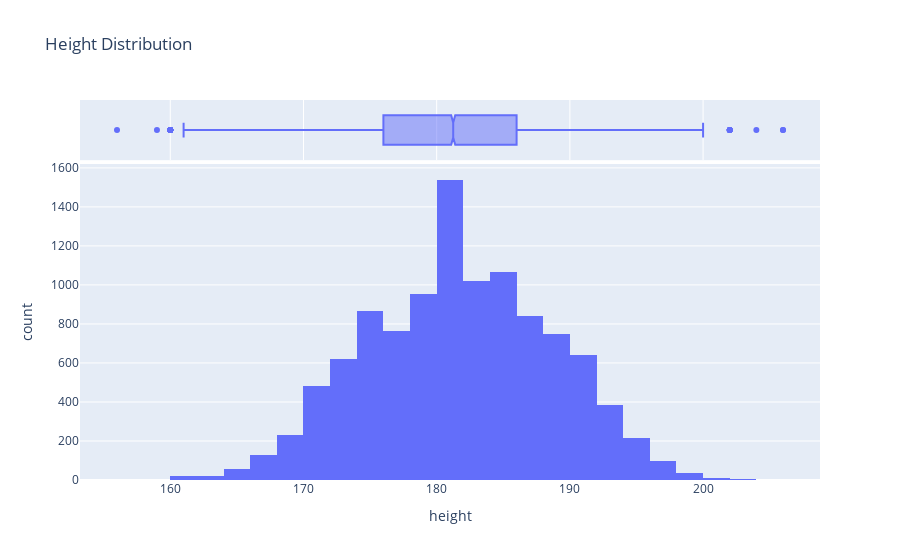

Source (notebook cell):
### Markdown cell above
2. Height Distribution

### Code cell
fig = px.histogram(df, x='height', nbins=30, title='Height Distribution', marginal='box')
fig.show()

### Figure 1 — Plotly figure (JSON) as saved in the notebook; plotly's stock layout.template omitted (floating-point values rounded to 4 significant figures; data arrays with more than 128 entries replaced by an {"elided": "..."} marker saying what was removed)
{"data": [{"alignmentgroup": "True", "bingroup": "x", "hovertemplate": "height=%{x}<br>count=%{y}<extra></extra>", "legendgroup": "", "marker": {"color": "#636efa", "pattern": {"shape": ""}}, "name": "", "nbinsx": 30, "offsetgroup": "", "orientation": "v", "showlegend": false, "type": "histogram", "x": {"elided": "10754 float values"}, "xaxis": "x", "yaxis": "y"}, {"alignmentgroup": "True", "hovertemplate": "height=%{x}<extra></extra>", "legendgroup": "", "marker": {"color": "#636efa"}, "name": "", "notched": true, "offsetgroup": "", "showlegend": false, "type": "box", "x": {"elided": "10754 float values"}, "xaxis": "x2", "yaxis": "y2"}], "layout": {"barmode": "relative", "legend": {"tracegroupgap": 0}, "title": {"text": "Height Distribution"}, "xaxis": {"anchor": "y", "domain": [0, 1], "title": {"text": "height"}}, "xaxis2": {"anchor": "y2", "domain": [0, 1], "matches": "x", "showgrid": true, "showticklabels": false}, "yaxis": {"anchor": "x", "domain": [0, 0.8316], "title": {"text": "count"}}, "yaxis2": {"anchor": "x2", "domain": [0.8416, 1], "matches": "y2", "showgrid": false, "showline": false, "showticklabels": false, "ticks": ""}}}
